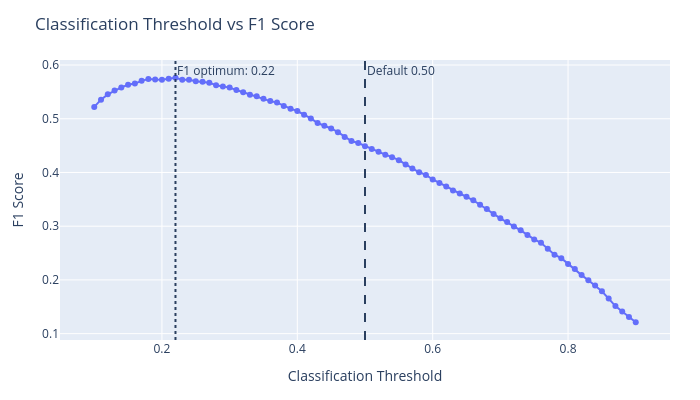

The notebook cell this image was saved under:
### Code cell
fig = px.line(
    threshold_results_df,
    x="Threshold",
    y="F1",
    markers=True,
    title="Classification Threshold vs F1 Score",
    labels={
        "Threshold": "Classification Threshold",
        "F1": "F1 Score"
    }
)

fig.add_vline(
    x=0.50,
    line_dash="dash",
    annotation_text="Default 0.50"
)

fig.add_vline(
    x=best_f1_threshold,
    line_dash="dot",
    annotation_text=f"F1 optimum: {best_f1_threshold:.2f}"
)

fig.update_layout(
    width=700,
    height=400,
    margin=dict(
        l=60,
        r=30,
        t=60,
        b=60
    )
)

fig.show()

### Figure 1 — Plotly figure (JSON) as saved in the notebook; plotly's stock layout.template omitted (floating-point values rounded to 4 significant figures)
{"data": [{"hovertemplate": "Classification Threshold=%{x}<br>F1 Score=%{y}<extra></extra>", "legendgroup": "", "line": {"color": "#636efa", "dash": "solid"}, "marker": {"symbol": "circle"}, "mode": "lines+markers", "name": "", "orientation": "v", "showlegend": false, "type": "scatter", "x": [0.1, 0.11, 0.12, 0.13, 0.14, 0.15, 0.16, 0.17, 0.18, 0.19, 0.2, 0.21, 0.22, 0.23, 0.24, 0.25, 0.26, 0.27, 0.28, 0.29, 0.3, 0.31, 0.32, 0.33, 0.34, 0.35, 0.36, 0.37, 0.38, 0.39, 0.4, 0.41, 0.42, 0.43, 0.44, 0.45, 0.46, 0.47, 0.48, 0.49, 0.5, 0.51, 0.52, 0.53, 0.54, 0.55, 0.56, 0.57, 0.58, 0.59, 0.6, 0.61, 0.62, 0.63, 0.64, 0.65, 0.66, 0.67, 0.68, 0.69, 0.7, 0.71, 0.72, 0.73, 0.74, 0.75, 0.76, 0.77, 0.78, 0.79, 0.8, 0.81, 0.82, 0.83, 0.84, 0.85, 0.86, 0.87, 0.88, 0.89, 0.9], "xaxis": "x", "y": [0.522, 0.5355, 0.5454, 0.5525, 0.5583, 0.5632, 0.5655, 0.5705, 0.5741, 0.5732, 0.5727, 0.5746, 0.5763, 0.5727, 0.5725, 0.5698, 0.5689, 0.5672, 0.5624, 0.5603, 0.558, 0.5534, 0.5492, 0.5447, 0.5419, 0.5374, 0.5329, 0.5301, 0.5237, 0.5187, 0.5144, 0.5076, 0.5006, 0.4921, 0.4868, 0.4819, 0.475, 0.4661, 0.4586, 0.4548, 0.449, 0.4439, 0.4384, 0.4331, 0.4285, 0.423, 0.4151, 0.4074, 0.4003, 0.3954, 0.387, 0.3805, 0.3739, 0.3663, 0.3609, 0.3547, 0.3482, 0.3399, 0.3322, 0.3229, 0.3148, 0.3077, 0.2996, 0.2923, 0.2838, 0.2754, 0.2692, 0.2579, 0.247, 0.2404, 0.2297, 0.2204, 0.209, 0.1996, 0.1897, 0.1789, 0.1653, 0.1513, 0.1413, 0.131, 0.1212], "yaxis": "y"}], "layout": {"annotations": [{"showarrow": false, "text": "Default 0.50", "x": 0.5, "xanchor": "left", "xref": "x", "y": 1, "yanchor": "top", "yref": "y domain"}, {"showarrow": false, "text": "F1 optimum: 0.22", "x": 0.22, "xanchor": "left", "xref": "x", "y": 1, "yanchor": "top", "yref": "y domain"}], "height": 400, "legend": {"tracegroupgap": 0}, "margin": {"b": 60, "l": 60, "r": 30, "t": 60}, "shapes": [{"line": {"dash": "dash"}, "type": "line", "x0": 0.5, "x1": 0.5, "xref": "x", "y0": 0, "y1": 1, "yref": "y domain"}, {"line": {"dash": "dot"}, "type": "line", "x0": 0.22, "x1": 0.22, "xref": "x", "y0": 0, "y1": 1, "yref": "y domain"}], "title": {"text": "Classification Threshold vs F1 Score"}, "width": 700, "xaxis": {"anchor": "y", "domain": [0, 1], "title": {"text": "Classification Threshold"}}, "yaxis": {"anchor": "x", "domain": [0, 1], "title": {"text": "F1 Score"}}}}
